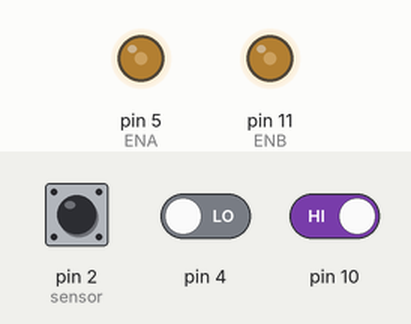
This sketch was run on a simulated Arduino Uno, built with avr-gcc and run on an emulated ATmega328P. On the bench: output pins drawn as LEDs (lit = HIGH). The inputs (shaded band) are chosen by the test bench; at power-on: pin 4 LOW, pin 10 HIGH, pin 2 (sensor) LOW. What the sketch prints to the serial monitor is not drawn.

Above: at 1.2 s.
1.3 s: pin 4 driven HIGH
3.2 s: pin 10 driven LOW
6.2 s: pin 2 (sensor) driven HIGH
8.1 s: pin 2 (sensor) driven LOW
11.1 s: pin 2 (sensor) pulsed HIGH 2 times (0.12 s each, 0.3 s apart)
14.7 s: pin 2 (sensor) pulsed HIGH 5 times (0.12 s each, 0.3 s apart)
Timing chart, 0 to 17.7 s (numbered marks = the images above; inputs shaded):
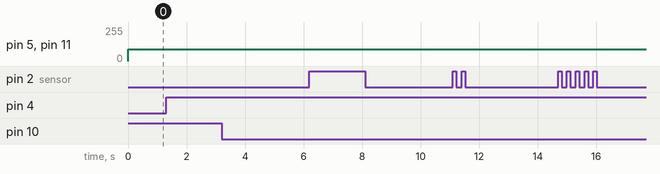

The sketch:

Line_tracking_car.ino
```cpp
//www.elegoo.com
//2016.06.13

int in1 = 6;
int in2 = 7;
int in3 = 8;
int in4 = 9;
int ENA = 5;
int ENB = 11;
 int ABS=90;
void _mForward()
{
 analogWrite(ENA,ABS);
 analogWrite(ENB,ABS);
 digitalWrite(in1,HIGH);
 digitalWrite(in2,LOW);
 digitalWrite(in3,HIGH);
 digitalWrite(in4,LOW);
 Serial.println("go forward!");
}

void _mBack()
{
 analogWrite(ENA,ABS);
 analogWrite(ENB,ABS);
 digitalWrite(in1,LOW);
 digitalWrite(in2,HIGH);
 digitalWrite(in3,LOW);
 digitalWrite(in4,HIGH);
 Serial.println("go back!");
}

void _mleft()
{
 analogWrite(ENA,ABS);
 analogWrite(ENB,ABS);
 digitalWrite(in1,HIGH);
 digitalWrite(in2,LOW);
 digitalWrite(in3,LOW);
 digitalWrite(in4,HIGH);
 Serial.println("go left!");
}

void _mright()
{
 analogWrite(ENA,ABS);
 analogWrite(ENB,ABS);
 digitalWrite(in1,LOW);
 digitalWrite(in2,HIGH);
 digitalWrite(in3,HIGH);
 digitalWrite(in4,LOW);
 Serial.println("go right!");
}
void _mStop()
{
   digitalWrite(ENA,LOW);
   digitalWrite(ENB,LOW);
   Serial.println("Stop!");
}

void setup()
{
  Serial.begin(9600);
}

void loop() {
  int num1,num2,num3;
  num1=digitalRead(10);
  num2=digitalRead(4);
  num3=digitalRead(2);
   if((num1==0)&&num2&&num3)
   {
    _mleft();          //The sensor detected that right car turn left immediately when it meets black line
    delay(0.5);
    while(1){
    num2=digitalRead(2);         //Cycle to judge degree of intermediate sensor,
    if(num2==1)
    {  _mleft();                     //If num2==1 does not go to the middle position, continue to turn left.
     delay(0.5);}
     else
     break;                      //Detection of num2==0 instructions turned over, out of the loop, detection of three sensors’ statusand then make appropriate action
   }                                       //The following and so on
   }

  else if(num2&&num1&&(num3==0))
   {
    _mright();
    delay(0.5);
    while(1)
    {
     num2=digitalRead(2);
    if(num2==1){
      _mright();
     delay(0.5);}
     else
      break;
    }
   }
  else
  {
    _mForward();
    delay(0.25);
  }
}
```

Measured:
- after the input at 1.3 s, every drawn part: stays the same
- after the input at 3.2 s, every drawn part: stays the same
- after the input at 6.2 s, every drawn part: stays the same
- after the input at 8.1 s, every drawn part: stays the same
- after the input at 11.1 s, every drawn part: stays the same
- after the input at 14.7 s, every drawn part: stays the same
